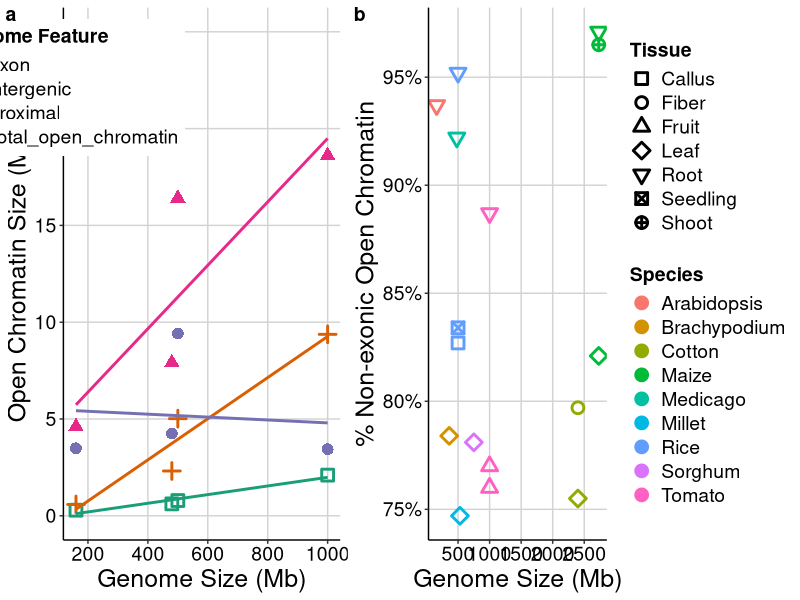

This chart was generated by the following R code:
## ---- chunk 1
library(RColorBrewer)
library(grid)
library(cowplot)
library(tidyverse)
library(scales)

GS_chromatin <- read.table("../data/Maher_study_chromatin.txt", header=TRUE)
GS_chromatin <- filter(GS_chromatin,Genome_feature !="Total_non_exonic")
GS_chromatin <- filter(GS_chromatin,Genome_feature !="Intron")

pdf("../figure/Figure2_open_chromatin_GS.pdf", width=10, height=5)

plot.entire_chromatin <- ggplot(GS_chromatin, aes(x=Genome_Mb, y=Chromatin_size, color=Genome_feature, shape=Genome_feature)) +
      geom_point(size=3, stroke=1.5) + 
      scale_x_continuous(name = "Genome Size (Mb)", breaks = seq(0, 10000, by = 200)) +
      scale_y_continuous(name = "Open Chromatin Size (Mb)", breaks = seq(0, 25, by = 5), limits = c(0,25)) +
      geom_smooth(method=lm, se=FALSE, fullrange=TRUE, show.legend=FALSE) +
      scale_shape_manual(name = "Genome Feature", values=c(0, 3, 16, 17, 5)) +
      scale_color_brewer(name = "Genome Feature", palette="Dark2") +
      theme(axis.line.x = element_line(size=0.5, colour = "black"),
            axis.line.y = element_line(size=0.5, colour = "black"),
            axis.text.x=element_text(colour="black", size = 14),
            axis.text.y=element_text(colour="black", size = 14),
            axis.title=element_text(size=18),
            legend.position = c(0.01, 0.85),
            legend.title=element_text(face = "bold", size=14),
            legend.text = element_text(size = 14),
            panel.grid.major = element_line(colour = "#d3d3d3"),
            panel.grid.minor = element_blank(),
            panel.border = element_blank(), panel.background = element_blank())

GS_chromatin <- read.table("../data/GS_chromatin.txt", header=TRUE)
GS_chromatin=mutate(GS_chromatin,nonexonic=1-Open_chromatin_Exon)
cbPalette <- c("#999999", "#E69F00", "#56B4E9", "#009E73", "#F0E442", "#0072B2", "#D55E00", "#CC79A7")

plot.non_exonic <- ggplot(GS_chromatin, aes(x=Genome_Mb, y=nonexonic*100)) + 
      geom_point(aes(color=Species, shape=Tissue), size=3, stroke=1.5) + 
      scale_shape_manual(values=c(0,1,2,5,6,7,10)) +
      scale_fill_manual(values=cbPalette) +
      scale_x_continuous(name = "Genome Size (Mb)", breaks = seq(0, 3000, by = 500)) +
      scale_y_continuous(name = "% Non-exonic Open Chromatin", labels = dollar_format(suffix = "%", prefix = "")) +
      theme(axis.line.x = element_line(size=0.5, colour = "black"),
            axis.line.y = element_line(size=0.5, colour = "black"),
            axis.text.x=element_text(colour="black", size = 14),
            axis.text.y=element_text(colour="black", size = 14),
            axis.title=element_text(size=18),
            legend.position = "right", legend.direction = "vertical",
            legend.text = element_text(size = 14),
            legend.title = element_text(face = "bold", size = 14),
            panel.grid.major = element_line(colour = "#d3d3d3"),
            panel.grid.minor = element_blank(),
            panel.border = element_blank(), panel.background = element_blank())
      guides(colour = guide_legend(order = 1), shape = guide_legend(order = 2))

plot_grid(plot.entire_chromatin, plot.non_exonic, labels = c('a', 'b'), rel_widths = c(1, 1.3))
dev.off()
